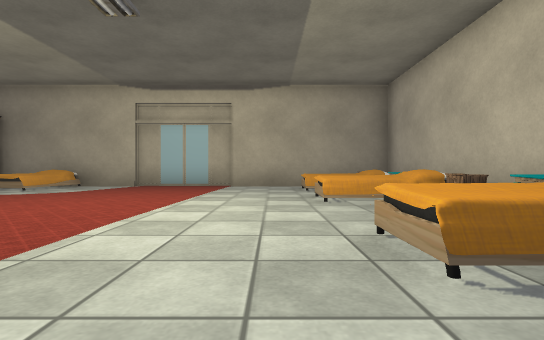
view 1 (above)

24 first-person views from a walk through a Unity game level. The camera is 0.46 m above the floor, looks level and sees 85° across. The floor is counted in squares, 1 m on a side. Each view is taken from the middle of a square. On the plan, view 1 faces up. The plan holds only what a view shows up to about 9 squares ahead; the rest is blank. The place goes on beyond the plan. Some surface patterns are stand-ins.

view 2
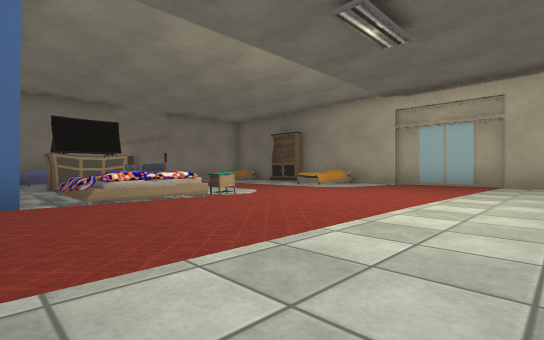

view 3
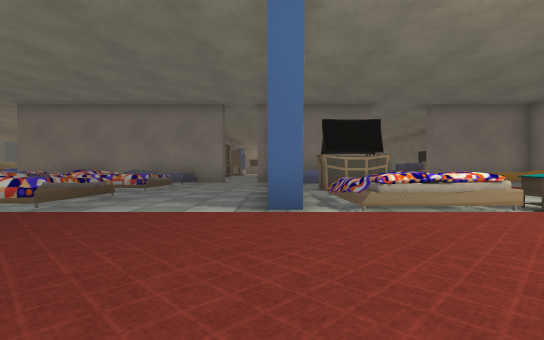

view 4
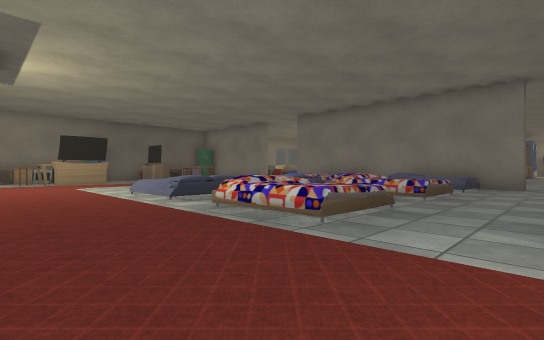

view 5
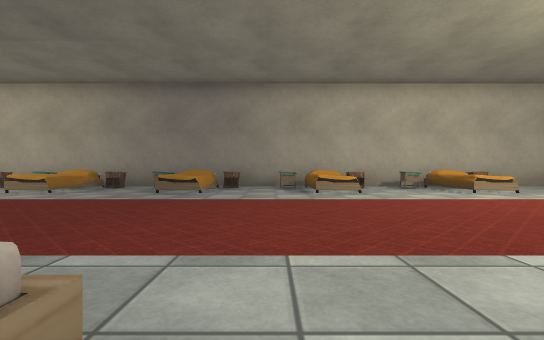

view 6
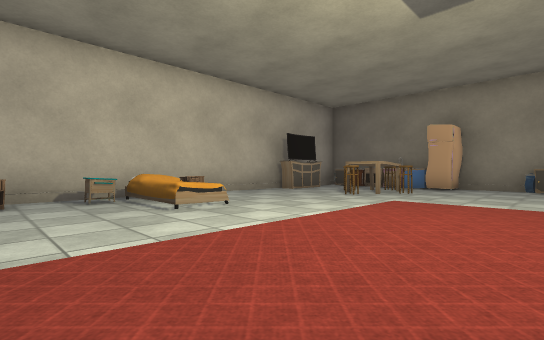

view 7
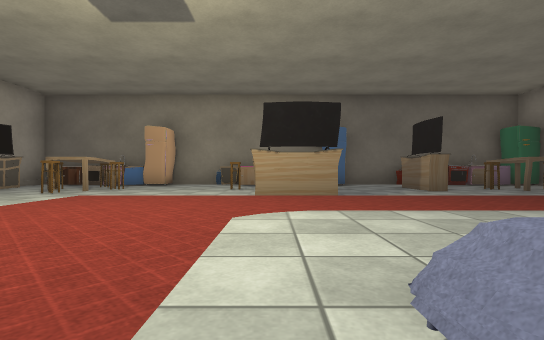

view 8
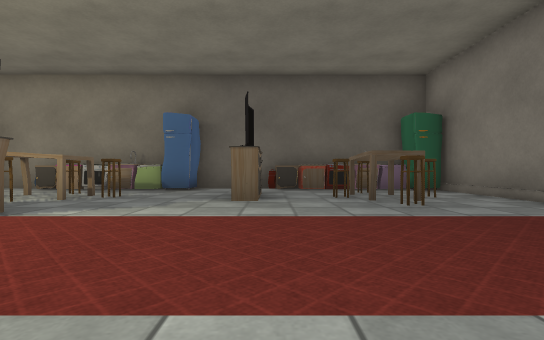

view 9
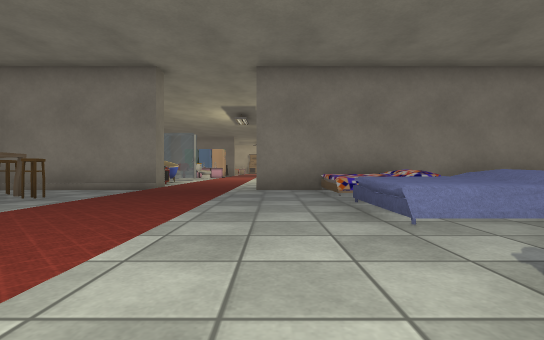

view 10
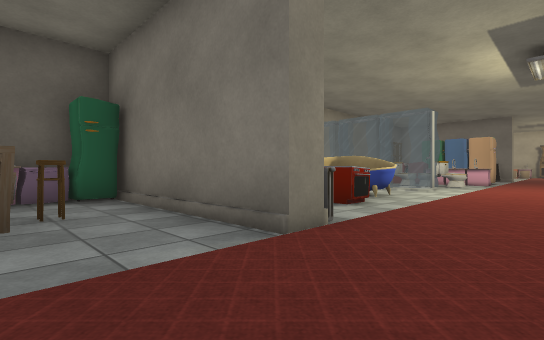

view 11
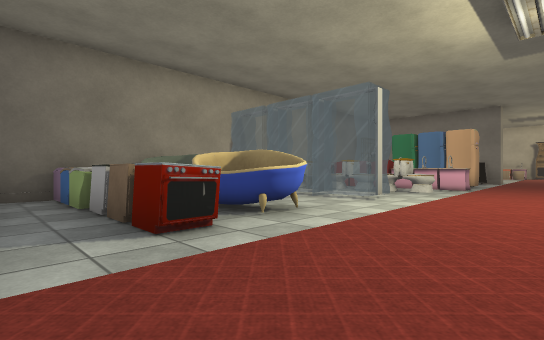

view 12
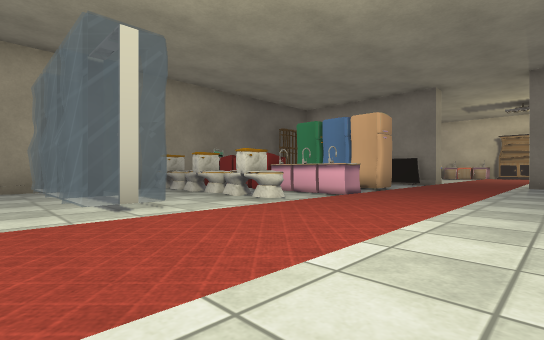

view 13
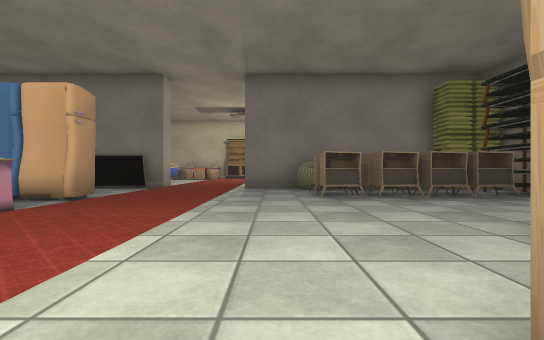

view 14
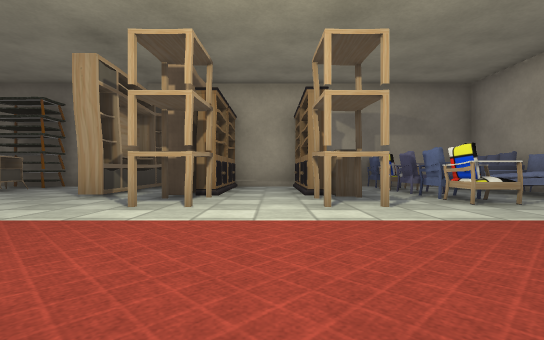

view 15
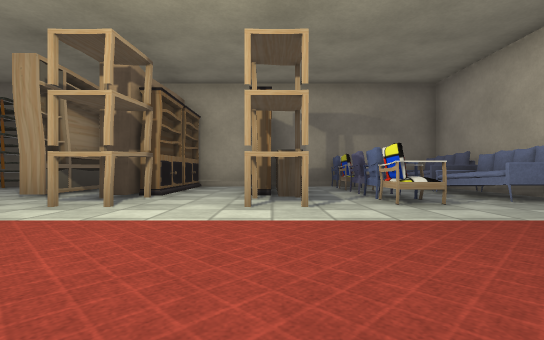

view 16
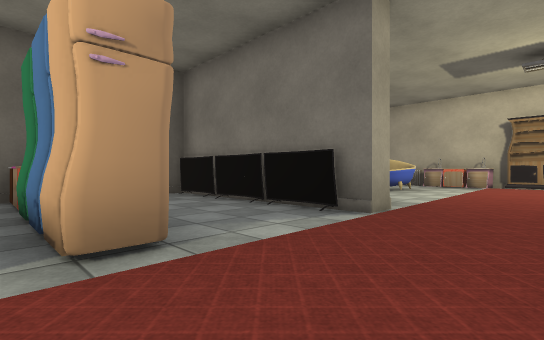

view 17
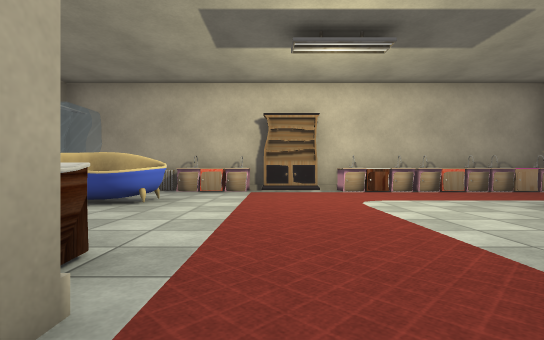

view 18
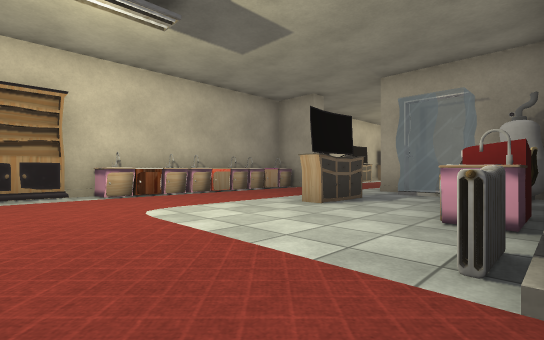

view 19
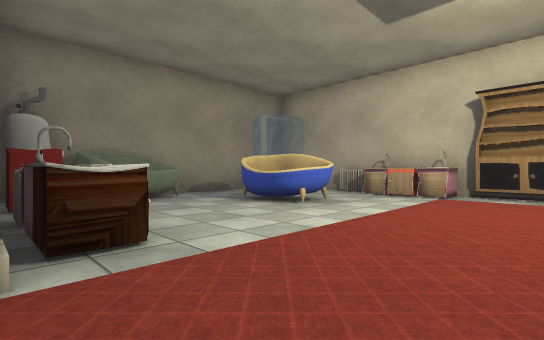

view 20
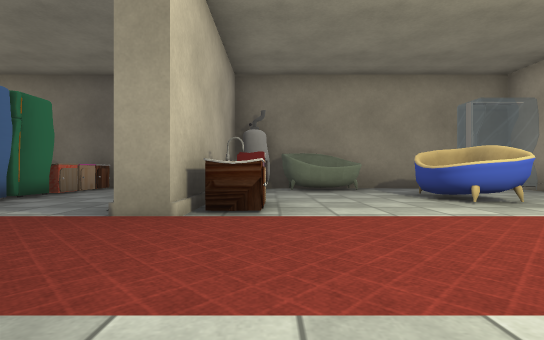

view 21
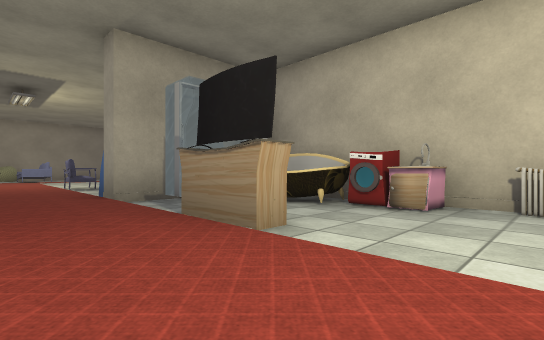

view 22
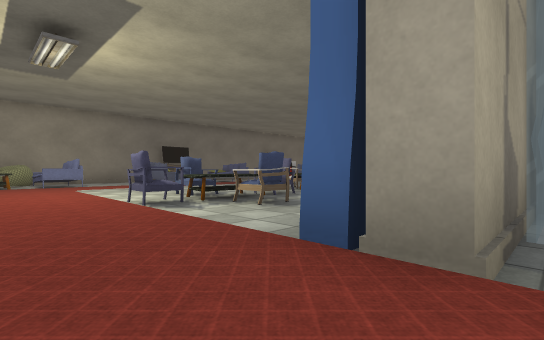

view 23
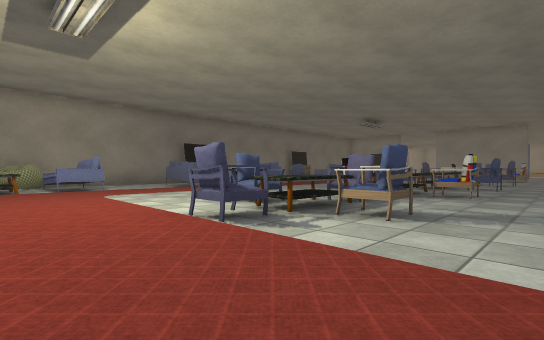

view 24
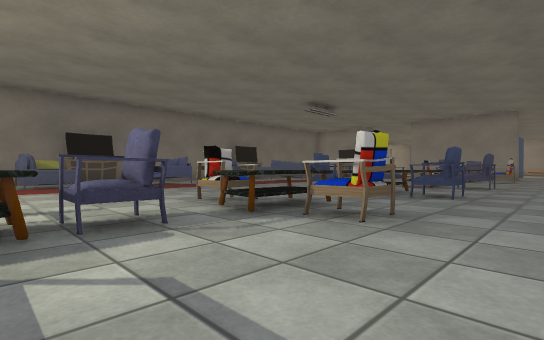

### Floor plan
Key: @ floor where view 1 was taken; # wall or solid block; . main floor; : floor 0.05 m higher than the main floor; + floor 0.1 m higher than the main floor; / step, stairs or slope; = window, fence, low wall or low ledge; B bed; N nightstand; C chair; F fridge; S sink; T table; U counter; H shower; A bathtub; R armchair; E sofa; O other object.
Columns run from 34 left of view 1 to 3 right of it. Each row starts with its distance up from view 1.
  9    #   #                  ######O#####
  8    O.  .                    B......  #
  7    TE. O                    B..::..BB#
  6    TE. E  E                 ...::....#
  5   T/E//E  E                 ///::/.BO#
  4   /::::: ::                 :::::/.BN#
  3   /+// ////                 ///::/.. #
  2   /+.......                  NN++/.BN#
  1   /+.RR..R. R  O       BB O   B++/.BO#
  0   /+RTTRTR.TR.OO       BB.O.BBB++/@..#
 -1   /+.RR..R.RR.RR..        .  #.++/.BB#
 -2   /+.....R..R..R..     ........++ ..N#
 -3   /+............    ..#........++/..O#
 -4   /+#            ######BBBB.BB.++/.BB#
 -5 S#/+.HO# TT. ###.#.R.E#BBBB BB.++/..N#
 -6 UU/+..A# TT. ###.O.R.E#      ..++/...#
 -7 SS/+O.A#OOO..###.O.R.E#BBBB BB.++/.BB#
 -8 SS/+O.S#OOO..##T.T.R.E#BBBB. B.++/..N#
 -9 SS/+..O#OOO...TT.T.R.E#BBBB. B.++/...#
-10 SS/+...O..............#........++/.BN#
-11 #./+//////////////////////////+++/.BO#
-12 #./++++++++++++++++++++++++++++++/...#
-13 SS....U#..F.S.O......O#......OO......#
-14 SS.A..S#O.F.S.O.H.A.O.#.C.....C...C..#
-15 O..A...OO.F.O O.H.AAO #CTCO..CTO..CO.O
-16 #.....O#..U.O O.H.AOO #OC.O...C...O..#
-17 =H..AAO#O U.O O.H.AOO #FSUO.FOSOOFOSUO
-18   #################################

Where each view was taken, in squares from view 1:
view 1: 0 up, 0 right, facing up
view 2: 1 down, 0 right, facing up-left
view 3: 1 down, 1 left, facing left
view 4: 2 down, 2 left, facing down-left
view 5: 6 down, 5 left, facing right
view 6: 8 down, 3 left, facing down-right
view 7: 8 down, 4 left, facing down
view 8: 10 down, 8 left, facing down
view 9: 10 down, 5 left, facing left
view 10: 11 down, 10 left, facing down-left
view 11: 11 down, 13 left, facing down-left
view 12: 10 down, 17 left, facing down-left
view 13: 10 down, 19 left, facing left
view 14: 13 down, 18 left, facing up
view 15: 13 down, 17 left, facing up
view 16: 11 down, 23 left, facing down-left
view 17: 12 down, 26 left, facing left
view 18: 12 down, 27 left, facing up-left
view 19: 11 down, 27 left, facing down-left
view 20: 10 down, 28 left, facing down
view 21: 10 down, 32 left, facing up-right
view 22: 5 down, 32 left, facing up-right
view 23: 3 down, 32 left, facing up-right
view 24: 3 down, 28 left, facing up-right
